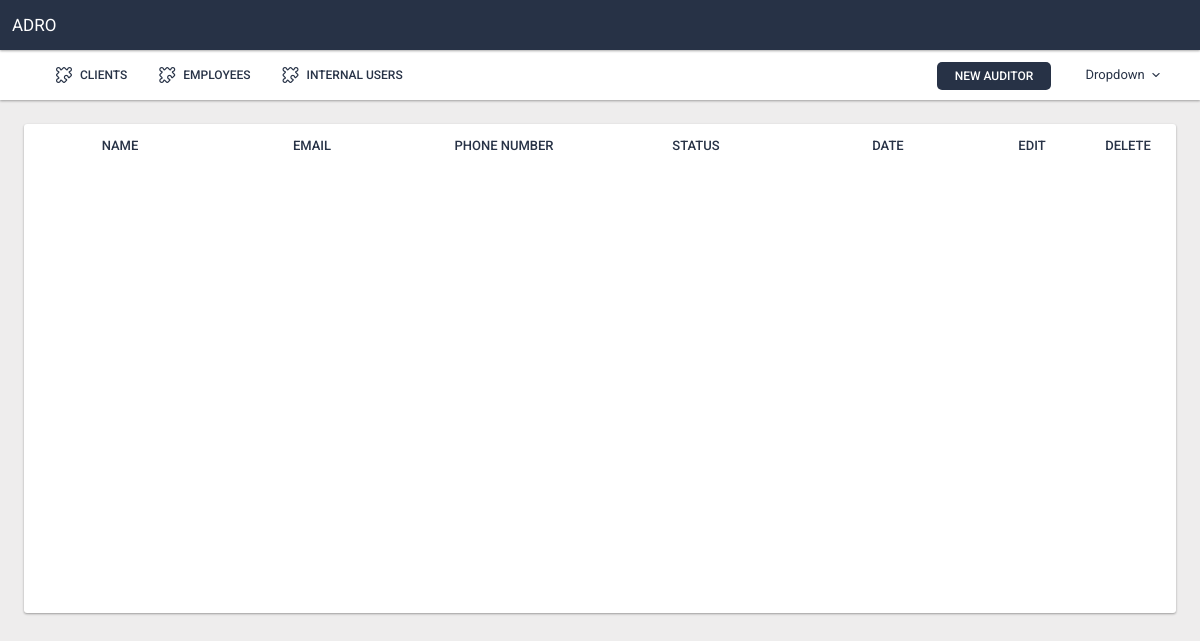
Before: /users.php (signed in) with the older database file.
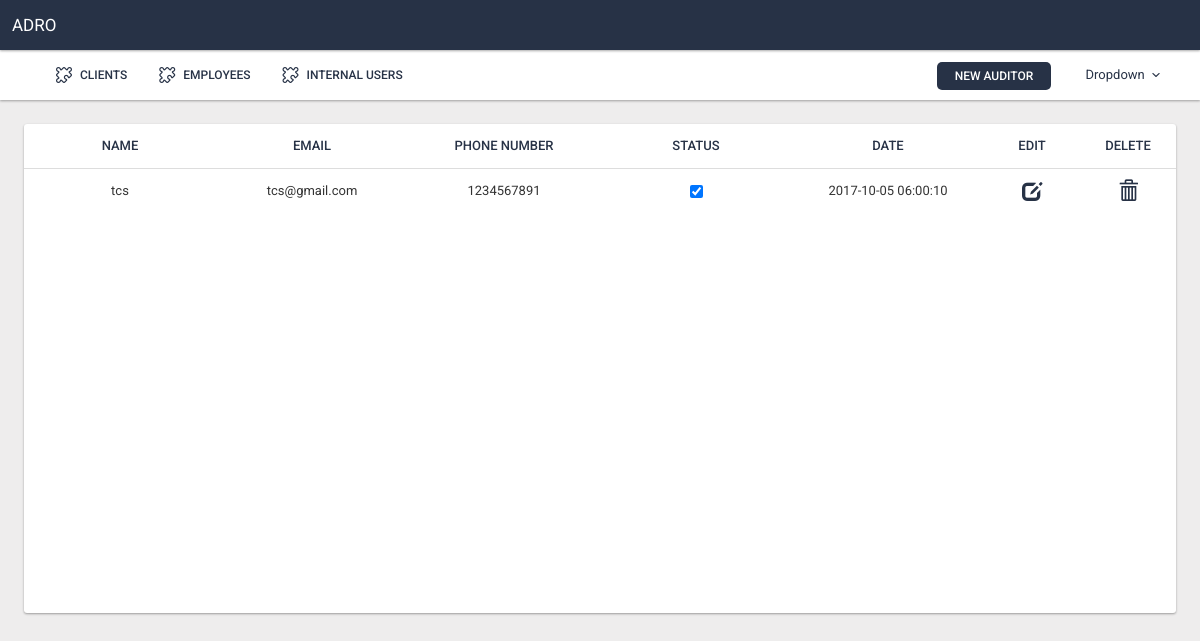
After: the same page with the newer database file.
### tables this page shows
CREATE TABLE `user_info` (
  `userid` int(11) NOT NULL,
  `username` varchar(255) NOT NULL,
  `password` varchar(255) NOT NULL,
  `emailId` varchar(255) NOT NULL,
  `phone_number` int(11) NOT NULL,
  `name` varchar(255) NOT NULL,
  `role_id` int(11) NOT NULL,
  `created_by` int(11) NOT NULL,
  `created_date` datetime NOT NULL,
  `status` int(11) NOT NULL DEFAULT '0'
);

### users.php (the view, shortened to what this page needs)
<?php
include_once "header.php";
if($_SESSION['role_id']=='1')
$user_sql = "SELECT * FROM `user_info` WHERE `created_by` = '".$_SESSION['role_id']."' ";
else
$user_sql = "SELECT * FROM `user_info` WHERE `created_by` = '".$_SESSION['user_id']."' ";
$user_data = mysqli_query($conn , $user_sql);
?>
<div class="panel panel-flat panelflat newpanel">
<div class="table-responsive" >
	<table class="table table-fixed">
		<thead>
			<tr>
				<th  class="col-xs-2"> Name</th>
				<th  class="col-xs-2">Email</th>
				<th  class="col-xs-2">Phone Number</th>
				<th  class="col-xs-2">Status</th>
				<th  class="col-xs-2">Date</th>
				<th class="col-xs-1">Edit</th>
				<th class="col-xs-1">Delete</th>
			</tr>
		</thead>
		<tbody>
			<?php
			while($row=mysqli_fetch_array($user_data)){
				echo "<tr id=".$row[0]." align='center'>
				<td class='edit-orgname col-xs-2'>".$row[1]."</a></td>";
				echo
				"<td class='edit-mail col-xs-2'>".$row[3]."</td>";
				echo
				"<td class='edit-number col-xs-2'>".$row[4]."</td>";
				if($row[9]=='1')
				echo "<td class='edit-pname col-xs-2'><input id='checkbox1' type='checkbox' checked='checked' value='".$row[9]."' onChange='setStatus(0,$row[0])'/></td>";
			else
				echo "<td class='edit-pname col-xs-2'><input id='checkbox1' class='$row[0]' type='checkbox' value='".$row[9]."'  onChange='setStatus(1,$row[0])'/></td>";
				echo
				"<td class='edit-date col-xs-2'>".$row[8]."</td>";
				echo"
				<td class='col-xs-1'>
						<a  data-toggle='modal' data-target='#myUserModal' class='edit_user btn btn-xs btnbg'>
							<span class='glyphicon glyphicon-edit'></span>
						</a>
					</td>
					<td class='col-xs-1'>
						<a id='$row[0]' class='btn btn-xs btnbg remove-item'>
							<span class='glyphicon glyphicon-trash'></span>
						</a>
					</td>
				</tr>";
			}
			?>
		</tbody>
	</table>
</div>
</div>

Changed rows visible on the page:
added user_info: username "tcs", emailId "tcs@gmail.com", phone_number "1234567891", created_date "2017-10-05 06:00:10"
